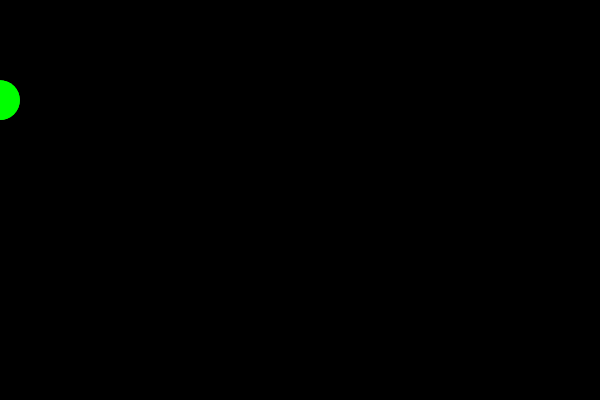
Frame 1 (no input)
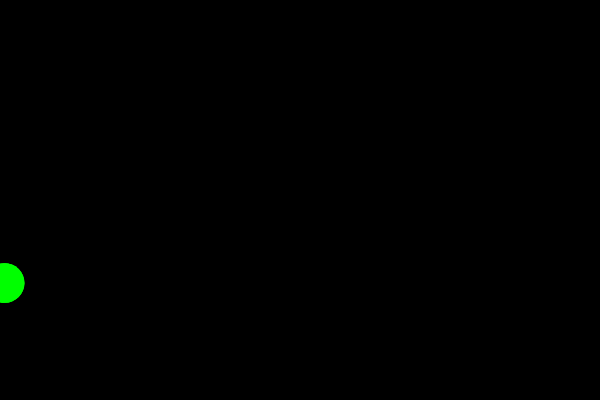
Frame 60 (no input)
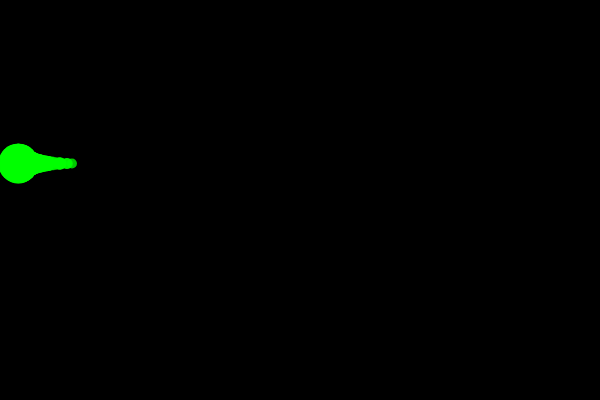
Frame 120 (the mouse pressed at the canvas centre since frame 60)

The p5.js sketch that drew these frames (run headless with seeded random() and noise() and a simulated clock; from frame 60 on, the mouse is pressed at the canvas centre):

// p5.js sketch
// ── sketch.js
/***********
 * Demonstrates using gravity and other forces
 * The key is to accumulate all forces in a single frame, 
 * then zero out acceleration and accumulate again for next frame.
 * 
 * This is demonstrated in the applyForce() method
 ***********/

let movers = [];

function setup() {
    createCanvas(600, 400);

    for (let i = 0; i < 50; i++)
        movers[i] = new Mover(random(0), height/4);

}

function draw() {
    background(0);

    for (let i = 0; i < movers.length; i++) {
        const mover = movers[i];
        let gravity = createVector(0, 0.1); // create gravity vector pointing down
        gravity.mult(mover.mass); // gravity force is scale by the mass of an object
        
        let wind = createVector(0.05, 0); // add another force

        mover.applyForce(wind);
        mover.applyForce(gravity);
        mover.update();
        mover.show();
    }


}


// ── mover.js
class Mover {
    constructor(x, y) {
        this.position = createVector(x, y);
        this.velocity = createVector();
        this.acceleration = createVector();
        this.mass = random(5, 20);

    }

    show() {
        fill(0, 255, 0, 200);
        noStroke();
        ellipse(this.position.x, this.position.y, this.mass * 2, this.mass * 2);
    }

    update() {
        this.velocity.add(this.acceleration);
        this.position.add(this.velocity);
        this.acceleration.mult(0);

        this.checkEdges();
    }

    applyForce(force) {
        let f = p5.Vector.div(force, this.mass);
        this.acceleration.add(f);
    }

    checkEdges() {
        if (this.position.x > width) {
            this.position.x = width;
            this.velocity.x *= -1;
        } else if (this.position.x < 0) {
            this.position.x = 0;
            this.velocity.x *= -1;
        }

        if (this.position.y > height) {
            this.position.y = height;
            this.velocity.y *= -1;
        } else if (this.position.y < 0) {
            this.position.y = 0;
            this.velocity.y *= -1;
        }
    }
}
